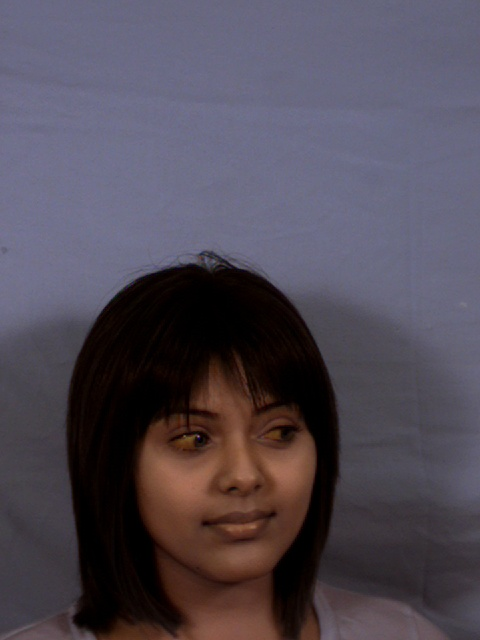
#> input picture B/i003qb-fn.jpg, 480 x 640 px; its folder holds only this picture in this run
$ python manual_classifier.py B out   (Python 2 division)
#> lines starting #> are read from the running program, lines starting #| are printed output that depends on the picture
#> in manualLabeling, img is the input picture: shape (640, 480, 3); mean B, G, R 84.8, 73.4, 80.3
### teeth.py
import cv2
import os
import sys
import time
import teeth_util

IMG_SCALE = 1.3
FACE_QUALITY = 5
MOUTH_QUALITY = 10
MOUTH_WIDTH = 64
MOUTH_HEIGHT = 16

face_cascade = cv2.CascadeClassifier('haarcascade_frontalface_default.xml')
mouth_cascade = cv2.CascadeClassifier('haarcascade_mcs_mouth.xml')

# --------------
# Extraccion de las regiones de interes en la imagen del rostro.
# Realiza el preprocesamiento de las regiones de interes
# --------------
def getMouths(img):
  gray = cv2.cvtColor(img, cv2.COLOR_BGR2GRAY)
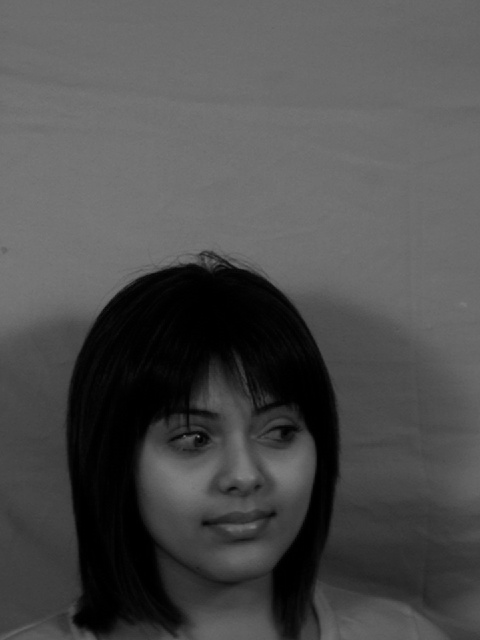
#> gray: shape (640, 480); min 0, max 129, mean 76.7

  target_face = None
  greater_area = 0
#> greater_area = 0
  faces = face_cascade.detectMultiScale(gray, IMG_SCALE, FACE_QUALITY)
#> faces = [[125, 351, 221, 221]]

  if len(faces) == 0:
    return []
  for (x, y, w, h) in faces:
    if greater_area < w*h:
      greater_area = w*h
      target_face = (x, y, w, h)

  (x, y, w, h) = target_face
#> x = 125; y = 351; w = 221; h = 221
  roi_gray = gray[y+(h/2) : y+h, x : x+w]
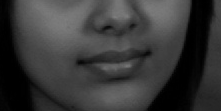
#> roi_gray: shape (111, 221); min 0, max 127, mean 56.5

  result = []
  mouths = mouth_cascade.detectMultiScale(roi_gray, IMG_SCALE, MOUTH_QUALITY)
#> mouths = [[71, 43, 86, 52]]

  for (mx, my,mw, mh) in mouths:
    roi_mouth = roi_gray[my : my+mh, mx : mx+mw]
    roi_mouth = cv2.equalizeHist(roi_mouth)
    roi_mouth = cv2.resize(roi_mouth, (MOUTH_WIDTH, MOUTH_HEIGHT))
    #roi_mouth = cv2.GaussianBlur(roi_mouth, (3, 3), 0)
    result.append(roi_mouth)

  return result

### teeth_util.py
import cv2
import os

def ensure_dir(path):

  if not os.path.exists(path):
    os.makedirs(path)

def saveJPEG(path, img, quality = 100):
  cv2.imwrite(path+".jpeg", img, [int(cv2.IMWRITE_JPEG_QUALITY), quality])

# [5 lines left out: function rotateImage, not called in this run]

### manual_classifier.py
import cv2
import os
import sys
import time
import teeth_util
import teeth

# ------------------------------------------------------------------------
# CODIGO UTILITARIO PARA REALIZAR LA CLASIFICACION MANUAL DE LAS IMAGENES
# ------------------------------------------------------------------------

ROTATE_ANGLES = [0, 5, 10]

def manualLabeling(image_file, output_dir):

  img = cv2.imread(image_file)
  label_dist = {}

  for mouth in teeth.getMouths(img):
    cv2.imshow('img', mouth)
    label = cv2.waitKey(0)&0xFF

    if label == 27: # Finish ESC
      cv2.destroyAllWindows()
      return (label_dist, False)
    cv2.destroyAllWindows()

    label = chr(label)

    if label == 'b': # skip image
      continue

    if label not in label_dist:
      label_dist[label] = 0
    label_dist[label] += 1

    base_dir = output_dir+"/"+label
    base_name = base_dir+"/"+label
    teeth_util.ensure_dir(base_dir)

    for angle in ROTATE_ANGLES:
      img = teeth_util.rotateImage(mouth, angle)
      angle = str(angle)

      img_name = base_name+"o_"+angle+"_"+str(time.time())
      teeth_util.saveJPEG(img_name, img)

      img_name = base_name+"v_"+angle+"_"+str(time.time())
      vertical_flip = cv2.flip(img, 1)
      teeth_util.saveJPEG(img_name, vertical_flip)

      img_name = base_name+"h_"+angle+"_"+str(time.time())
      horizontal_flip = cv2.flip(img, 0)
      teeth_util.saveJPEG(img_name, horizontal_flip)

      img_name = base_name+"b_"+angle+"_"+str(time.time())
      both_flip = cv2.flip(img, -1)
      teeth_util.saveJPEG(img_name, both_flip)
#> this loop made 1 pass; (key Esc is pressed on pass 1)
#> after the loop, label_dist = 0 items

  return (label_dist, True)

  # Main
  #   src_dir = directorio donde se encuentran las imagenes a clasificar
  #   dst_dir = directorio donde se almacenaran las imagenes clasificadas
  #   Cada categoria creara un subdirectorio en dst_dir/
if __name__ == "__main__":

  src_dir = sys.argv[1]
  dst_dir = sys.argv[2]
  label_dist = {}

  teeth_util.ensure_dir(dst_dir)

  for file_path in os.listdir(src_dir):
    target_file = src_dir+"/"+file_path

    if os.path.isdir(target_file):
      continue

    l_dist, next_img = manualLabeling(target_file, dst_dir)

    for (l, f) in l_dist.iteritems():
      if l not in label_dist:
        label_dist[l] = 0
      label_dist[l] += f

    if not next_img:
      break

  print "LABELS DISTRIBUTION"

  for (l, f) in label_dist.iteritems():
    print "Label: ", l, " Frequency: ", f

$ run again, on B/i008rb-mn.jpg
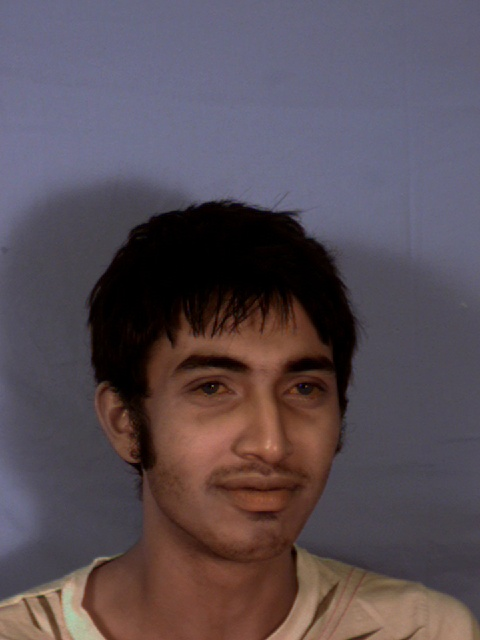
#> input picture B/i008rb-mn.jpg, 480 x 640 px
#> in manualLabeling, img is the input picture: shape (640, 480, 3); mean B, G, R 84.8, 77.3, 88.5
#> in getMouths, `gray = cv2.cvtColor(img, cv2.COLOR_BGR2GRAY)`:
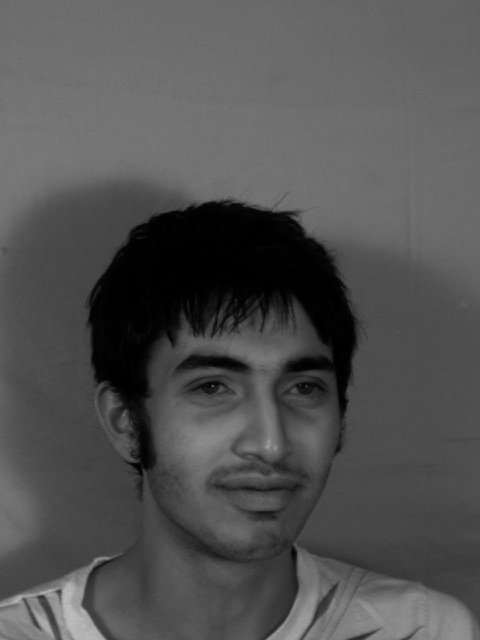
#> gray: shape (640, 480); min 0, max 193, mean 81.5
#> greater_area = 0
#> faces = [[126, 284, 269, 269]]
#> x = 126; y = 284; w = 269
#> in getMouths, `roi_gray = gray[y+(h/2) : y+h, x : x+w]`:
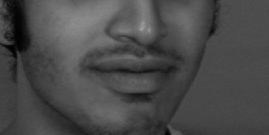
#> roi_gray: shape (135, 269); min 1, max 163, mean 74.4
#> mouths = [[81, 49, 102, 61]]
#> the loop in manualLabeling, `for mouth in teeth.getMouths(img):` made 1 pass; (key Esc is pressed on pass 1)
#> after the loop in manualLabeling, `for mouth in teeth.getMouths(img):`: label_dist = 0 items

$ run again, on B/i010rb-mn.jpg
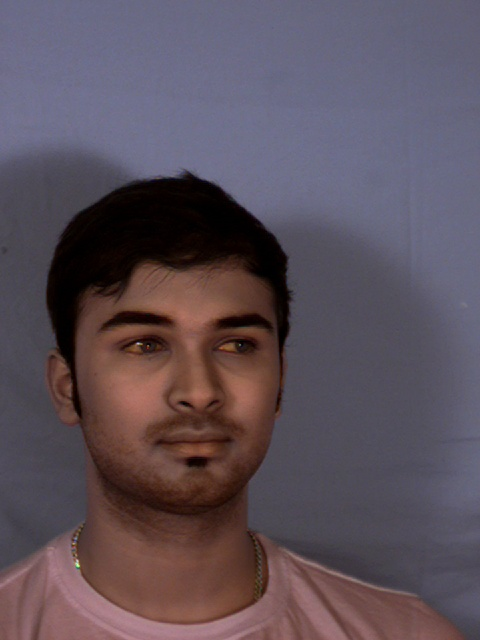
#> input picture B/i010rb-mn.jpg, 480 x 640 px
#> in manualLabeling, img is the input picture: shape (640, 480, 3); mean B, G, R 89.8, 80, 92.1
#> in getMouths, `gray = cv2.cvtColor(img, cv2.COLOR_BGR2GRAY)`:
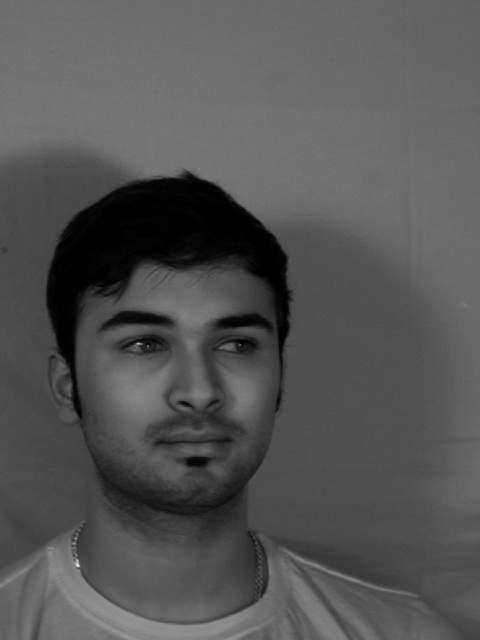
#> gray: shape (640, 480); min 0, max 235, mean 84.7
#> greater_area = 0
#> faces = [[69, 246, 248, 248]]
#> x = 69; y = 246; w = 248
#> in getMouths, `roi_gray = gray[y+(h/2) : y+h, x : x+w]`:
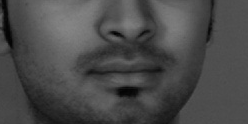
#> roi_gray: shape (124, 248); min 1, max 134, mean 74.4
#> mouths = [[79, 52, 91, 55]]
#> the loop in manualLabeling, `for mouth in teeth.getMouths(img):` made 1 pass; (key Esc is pressed on pass 1)
#> after the loop in manualLabeling, `for mouth in teeth.getMouths(img):`: label_dist = 0 items

$ run again, on B/i006qb-mn.jpg
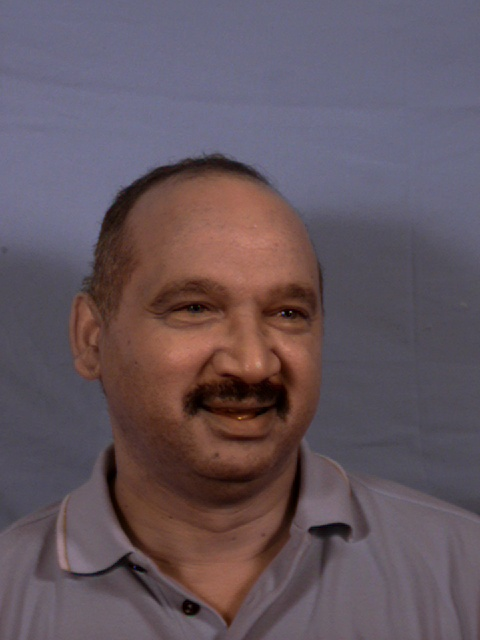
#> input picture B/i006qb-mn.jpg, 480 x 640 px
#> in manualLabeling, img is the input picture: shape (640, 480, 3); mean B, G, R 94.2, 85.8, 99.8
#> in getMouths, `gray = cv2.cvtColor(img, cv2.COLOR_BGR2GRAY)`:
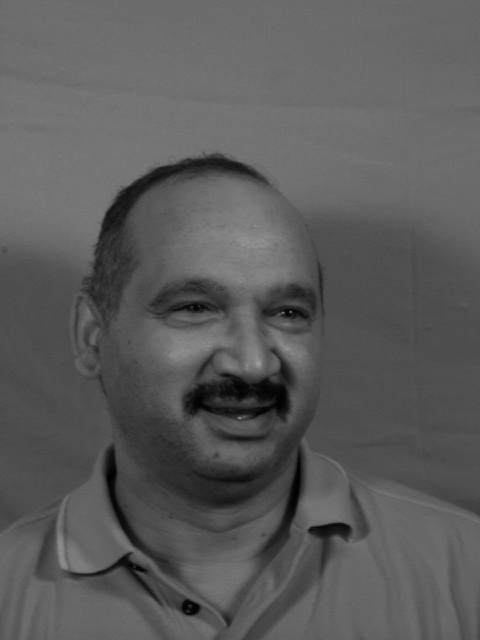
#> gray: shape (640, 480); min 1, max 160, mean 90.9
#> greater_area = 0
#> faces = [[107, 205, 268, 268]]
#> x = 107; y = 205; w = 268
#> in getMouths, `roi_gray = gray[y+(h/2) : y+h, x : x+w]`:
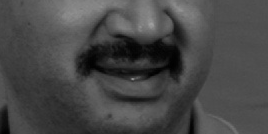
#> roi_gray: shape (134, 268); min 1, max 160, mean 71.9
#> mouths = [[80, 50, 109, 66]]
#> the loop in manualLabeling, `for mouth in teeth.getMouths(img):` made 1 pass; (key Esc is pressed on pass 1)
#> after the loop in manualLabeling, `for mouth in teeth.getMouths(img):`: label_dist = 0 items
